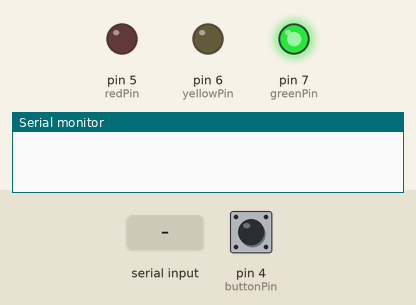
Bench run of a sketch on a simulated Arduino Uno, built with avr-gcc and run on an emulated ATmega328P. Parts: output pins drawn as LEDs (lit = HIGH), the last lines printed to the serial monitor. The test bench sets the inputs (shaded band); at power-on: pin 4 (buttonPin) HIGH.

Above: at 1.2 s.
1.3 s: "NAKTS\n" received over Serial
At 16.2 s:
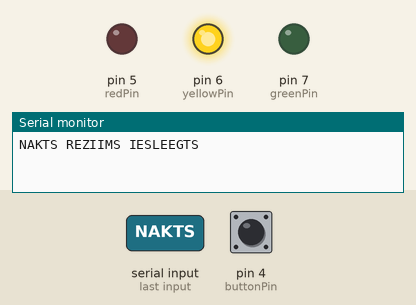
Timing chart, 0 to 16.5 s (numbered marks = the images above; inputs shaded):
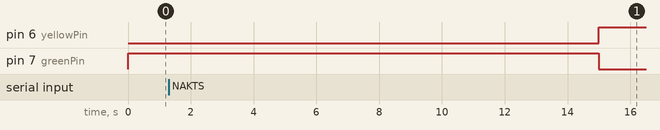

The sketch:

luksafors_tests_ar_millis.ino
```cpp
const int redPin =  5;
const int yellowPin =  6;
const int greenPin =  7;
const int buttonPin = 4;

// Variables will change:

int redState = LOW;
int yellowState = LOW;
int greenState = LOW;

long startTime = 0;

bool pressed = false;

unsigned long currentTime = millis();
long elapsedTime = currentTime-startTime;


int buttonState = 0;
long cycleTime = 30000;

void RedBlink()
{
  digitalWrite(redState, HIGH);
  delay(1000);
  digitalWrite(redState, LOW);
  delay(1000);

}
void setup() {
  pinMode(redPin, OUTPUT);
  pinMode(yellowPin, OUTPUT);
  pinMode(greenPin, OUTPUT);
  pinMode(buttonPin, INPUT);
  Serial.begin(9600);

}
void loop()
 {
  if(Serial.available())
  {
    String command = Serial.readStringUntil('\n');

    if(command == "NAKTS")
    {
      Nakts;
      Serial.println("NAKTS REZIIMS IESLEEGTS");
    }
}
currentTime = millis();
bool currentState = digitalRead(buttonPin);
elapsedTime = currentTime-startTime;
  if(elapsedTime > cycleTime)  // this if statement resets the cycle timer
    startTime = currentTime;
    // if the elepsed time is less then 15 seconds set the red state to high:
    if ( elapsedTime > 20000)
      if (currentState == pressed){
      Serial.println("gaajeejs");
      while(digitalRead(buttonPin)== pressed)
      redState = HIGH;}
    else
      redState = LOW;

    if ( elapsedTime > 15000 && elapsedTime< 20000)
      yellowState = HIGH;
    else
      yellowState = LOW;
    if (elapsedTime < 15000)
      greenState = HIGH;
    else
      greenState = LOW;
    digitalWrite(redPin, redState);
    digitalWrite(yellowPin, yellowState);
    digitalWrite(greenPin, greenState);
}
void Nakts(){
  digitalWrite(yellowState, HIGH);
  delay(1000);
  digitalWrite(yellowState, LOW);
  delay(1000);
  }


//  }
```
